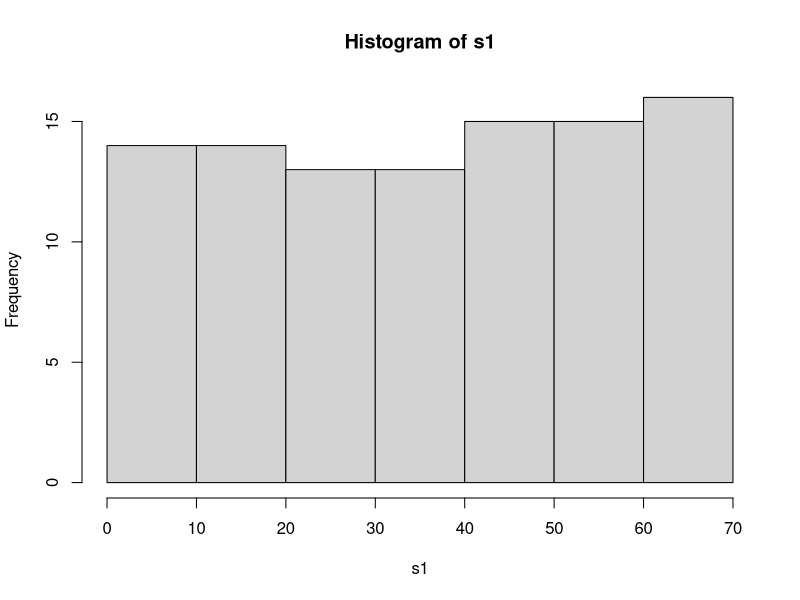
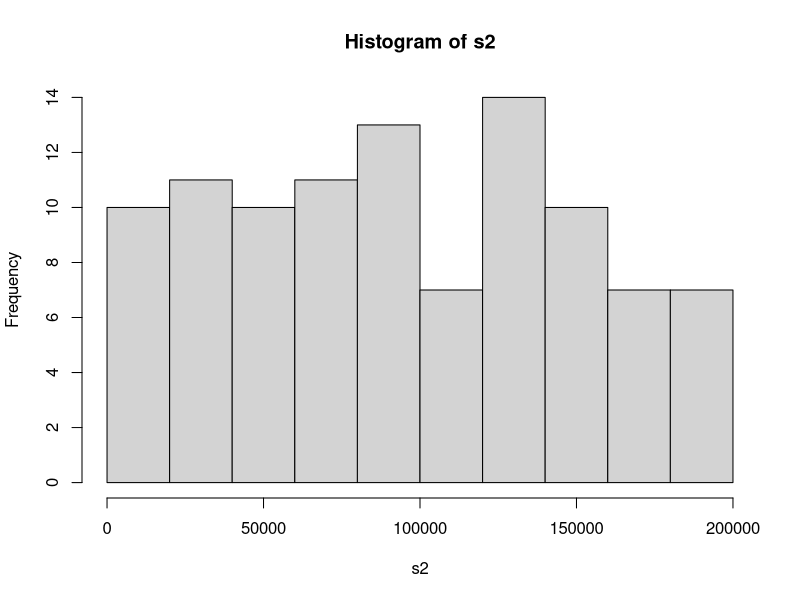

The R script that drew these images, in order:
## ---- chunk 1
suite <- function(n, a, s1) {
  s = rep(-1, n)
  s[1] = s1
  for (i in 2:n) {
    s[i] = (a * s[i-1]) %% 7
  }
  return(s)
}

# longueur max cycle : 6 ?
n = 100
a = 3
s1 = 1
suite(n, a, s1) # 1 3 2 6 4 5 : longueur 6
a = 4
suite(n, a, s1) # 1 4 2 : longueur 3
# suite(rep(n, 5), 1:5, rep(s1, 5))
## ---- chunk 2
suite <- function(a, b, m, s1) {
  s = rep(-1, n)
  s[1] = s1
  for (i in 2:n) {
    s[i] = (a * s[i-1] + b) %% m
  }
  return(s)
}

gcd <- function(x,y) {
  r <- x %% y;
  return(ifelse(r, gcd(y, r), y))
}

s1 = 1
a = 4; b = 2; m = 9; suite(a, b, m, s1) # OK : cycle 9
a = 2; b = 2; m = 9; suite(a, b, m, s1) # KO : 3 % 9 == 0 or 3 % (2 - 1) != 0
a = 3; b = 3; m = 9; suite(a, b, m, s1) # KO : PGCD(3, 9) = 3 or 3 != 1
a = 1; b = 1; m = 9; suite(a, b, m, s1) # OK : cycle 9
## ---- chunk 3
s1 = suite(11, 1, 71, 1)
# montrer que la période de s est 70 (utiliser which)
which(s1==1)
hist(s1)

s2 = suite(24298, 99991, 199017, 1)
hist(s2)
## ---- chunk 4
n = 10000
p1 = 0.3
p2 = 0.4

X1 = sample(x=0:1, size=n, replace=TRUE, prob=c(p1,1-p1))
X2 = sample(0:1, n, TRUE, c(p2,1-p2))

(1-p1)*(1-p2) # 1
length(which(X1==0 & X2==0)) / n
(1-p1)*(p2)   # 2
length(which(X1==0 & X2==1)) / n
(p1)*(1-p2)   # 3
length(which(X1==1 & X2==0)) / n
(p1)*(p2)     # 4
length(which(X1==1 & X2==1)) / n
## ---- chunk 5
n = 100000
p1 = 0.3
p2 = 0.4

X1 = sample(0:1, n, TRUE, c(p1,1-p1))
X2 = sample(0:1, n, TRUE, c(p2,1-p2))

Y2 = (X1 + X2) %% 2

mean(Y2 == 1)

# PA (X1 = 0 et X2 = 1) OU PB (X1 = 1 et X2 = 0) DONNE (Y1 = 1)
pa = (1-p1)*(p2)   # X1 = 0 et X2 = 1
pb = (p1)*(1-p2)   # X1 = 1 et X2 = 0
paETb = 0          # impossible
pa + pb - paETb    # PA ou PB : FORMULE DES PROBABILITES TOTALES
## ---- chunk 6
# pi2 - 1/2 = (1-p)*p + (1-p)*p - 1/2
#           = 2*(1-p)*p - 1/2
#           = 2p - 2p*p - 1/2

# (p - 1/2)(1 - 2p) = p - 2p*p - 1/2 + p
#                   = 2p - 2p*p - 1/2

# pi2 - 1/2 = (p - 1/2)(1 - 2p)
## ---- chunk 7
p = 0.3                        # < 1/2
pi2 = (p - 1/2)*(1 - 2*p) + 1/2 # > 1/2 et > p

p     # <
pi2   # <
1/2   # <
1-pi2 # <
1-p
## ---- chunk 8
# pi2 et (1-pi2) sont plus proches de 1/2 que p et (1-p) donc Y2 est mieux que X1
## ---- chunk 9
n = 100000
p = 0.4

X1 = sample(0:1, n, TRUE, c(p,1-p))
X2 = sample(0:1, n, TRUE, c(p,1-p))
X3 = sample(0:1, n, TRUE, c(p,1-p))

Y2 = (X1 + X2) %% 2
Y3 = (X1 + X2 + X3) %% 2
Y3b = (Y2 + X3) %% 2

which(Y3 != Y3b)

mean(Y3) # 5-7


## ---- chunk 10
n = 100000
p = 0.4

X1 = sample(0:1, n, TRUE, c(p,1-p))
X2 = sample(0:1, n, TRUE, c(p,1-p))
X3 = sample(0:1, n, TRUE, c(p,1-p))
Y3 = (X1 + X2 + X3) %% 2

mean(Y3)

# hist(sqrt(runif(10000)))
